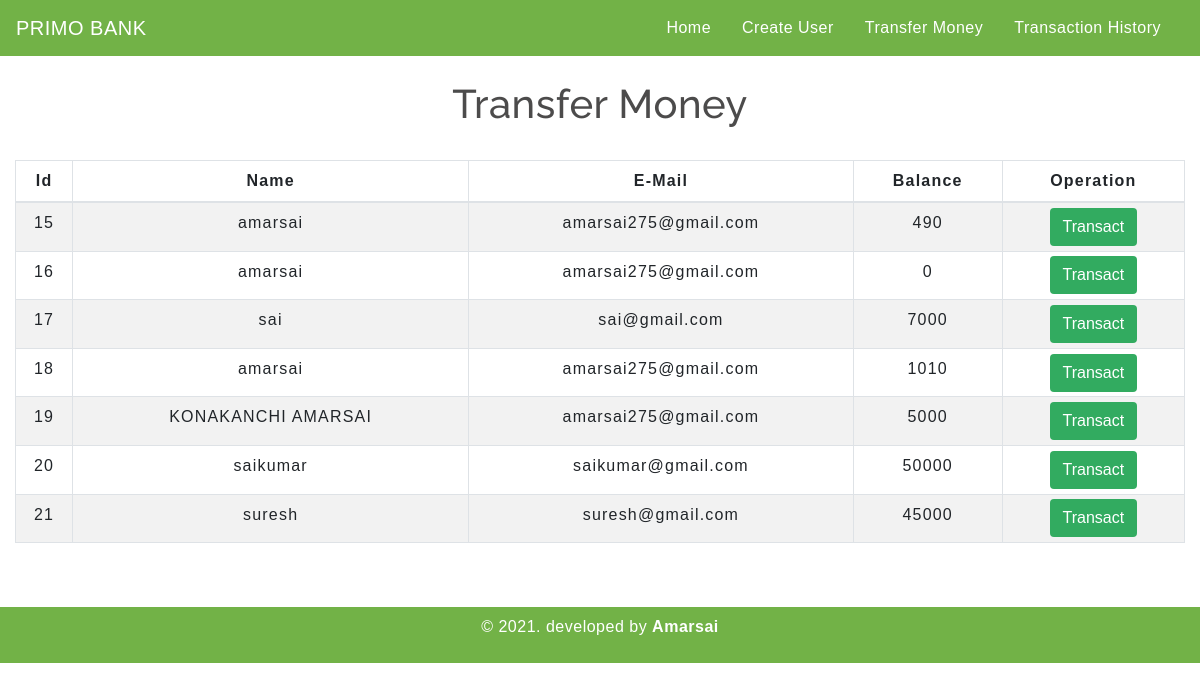
The app's page /transfermoney.php with its own data.
### tables this page shows
CREATE TABLE `users` (
  `id` int(3) NOT NULL,
  `name` text NOT NULL,
  `email` varchar(30) NOT NULL,
  `balance` int(8) NOT NULL
);

### transfermoney.php (the view, shortened to what this page needs)
<!DOCTYPE html>
<html lang="en">
<head>
    <link rel="stylesheet" href="https://maxcdn.bootstrapcdn.com/bootstrap/4.0.0/css/bootstrap.min.css">
    <link rel="stylesheet" type="text/css" href="css/table.css">
    <link rel="stylesheet" type="text/css" href="css/navbar.css">
    <link rel="stylesheet" type="text/css" href="css/main.css">
</head>
<body>
<?php
    include 'config.php';
    $sql = "SELECT * FROM users";
    $result = mysqli_query($conn,$sql);
?>
<?php
  include 'navbar.php';
?>
<div class="container-fluid">
        <h2 class="text-center pt-4">Transfer Money</h2>
        <br>
            <div class="row">
                <div class="col">
                    <div class="table-responsive-sm">
                    <table class="table table-hover table-sm table-striped table-condensed table-bordered">
                        <thead>
                            <tr>
                            <th scope="col" class="text-center py-2">Id</th>
                            <th scope="col" class="text-center py-2">Name</th>
                            <th scope="col" class="text-center py-2">E-Mail</th>
                            <th scope="col" class="text-center py-2">Balance</th>
                            <th scope="col" class="text-center py-2">Operation</th>
                            </tr>
                        </thead>
                        <tbody>
                <?php
                    while($rows=mysqli_fetch_assoc($result)){
                ?>
                    <tr>
                        <td class="py-2"><?php echo $rows['id'] ?></td>
                        <td class="py-2"><?php echo $rows['name']?></td>
                        <td class="py-2"><?php echo $rows['email']?></td>
                        <td class="py-2"><?php echo $rows['balance']?></td>
                        <td><a href="selecteduserdetail.php?id= <?php echo $rows['id'] ;?>"> <button type="button" class="btn">Transact</button></a></td>
                    </tr>
                <?php
                    }
                ?>
                        </tbody>
                    </table>
                    </div>
                </div>
            </div>
         </div>
    <?php
      include("footer.php")
      ?>
</body>
</html>

### navbar.php (shortened to what this page needs)
<nav class="navbar navbar-expand-md navbar-light bg-light bg-clr">
<a class="navbar-brand" href="index.php">PRIMO BANK</a>
<div class="collapse navbar-collapse" id="collapsibleNavbar">
      <ul class="navbar-nav ml-auto">
        <li class="nav-item">
          <a class="nav-link" href="index.php">Home</a>
        </li>
        <li class="nav-item">
          <a class="nav-link" href="createuser.php">Create User</a>
        </li>
        <li class="nav-item">
          <a class="nav-link" href="transfermoney.php">Transfer Money</a>
        </li>
        <li class="nav-item">
          <a class="nav-link" href="transactionhistory.php">Transaction History</a>
        </li>
    </div>
 </nav>

### footer.php
<footer class="text-center mt-5 py-2 bottom">
        <p>&copy 2021. developed by <b> Amarsai </b> </p>
</footer>

### css/table.css (style rules this page uses)
* { padding: 0; margin: 0; box-sizing: border-box; font-family: sans-serif; }
h2 { font-size: 40px; }
table { letter-spacing: 1.2px; }
td { text-align: center; }
button { border:none; background: #32ab60; transition: 1s; color: #ffffff; }

### css/navbar.css (style rules this page uses)
.nav-link { margin-right: 15px; color:#2F363F; letter-spacing: 0.5px; transition: 0.5s; }
.navbar-brand { color: #4C4B4B; letter-spacing: 0.5px; }
h2 { color: #4C4B4B; letter-spacing: 0.5px; font-family: raleway; }

### css/main.css (style rules this page uses)
.bg-light { background-color: #3d9602b9 !important; }
.navbar-light .navbar-brand { color: white; }
.navbar-light .navbar-nav .nav-link { color: white; }
footer { color:#ffffff; background-color:#3d9602b9; letter-spacing: 0.5px; }

### transfermoney.php (style rules this page uses)
button { transition: 1.5s; }

### records on screen
users: id "15", name "amarsai", email "amarsai275@gmail.com", balance "490"
users: id "16", name "amarsai", email "amarsai275@gmail.com", balance "0"
users: id "17", name "sai", email "sai@gmail.com", balance "7000"
users: id "18", name "amarsai", email "amarsai275@gmail.com", balance "1010"
users: id "19", name "KONAKANCHI AMARSAI", email "amarsai275@gmail.com", balance "5000"
users: id "20", name "saikumar", email "saikumar@gmail.com", balance "50000"
users: id "21", name "suresh", email "suresh@gmail.com", balance "45000"
